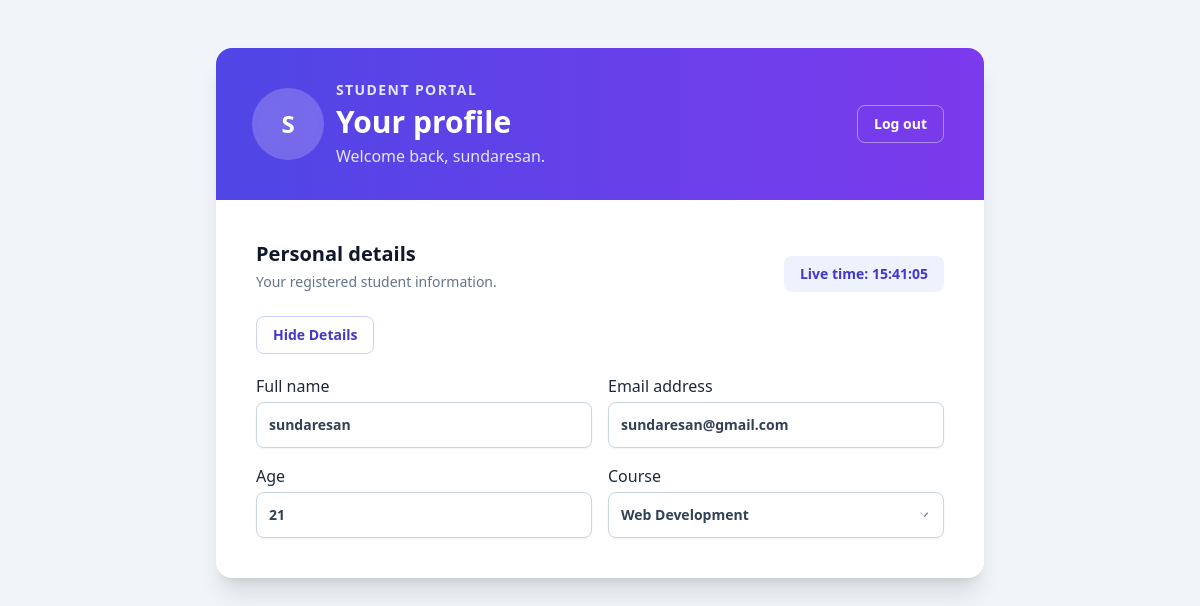
/profile (signed in), run on an earlier commit of the app's database.
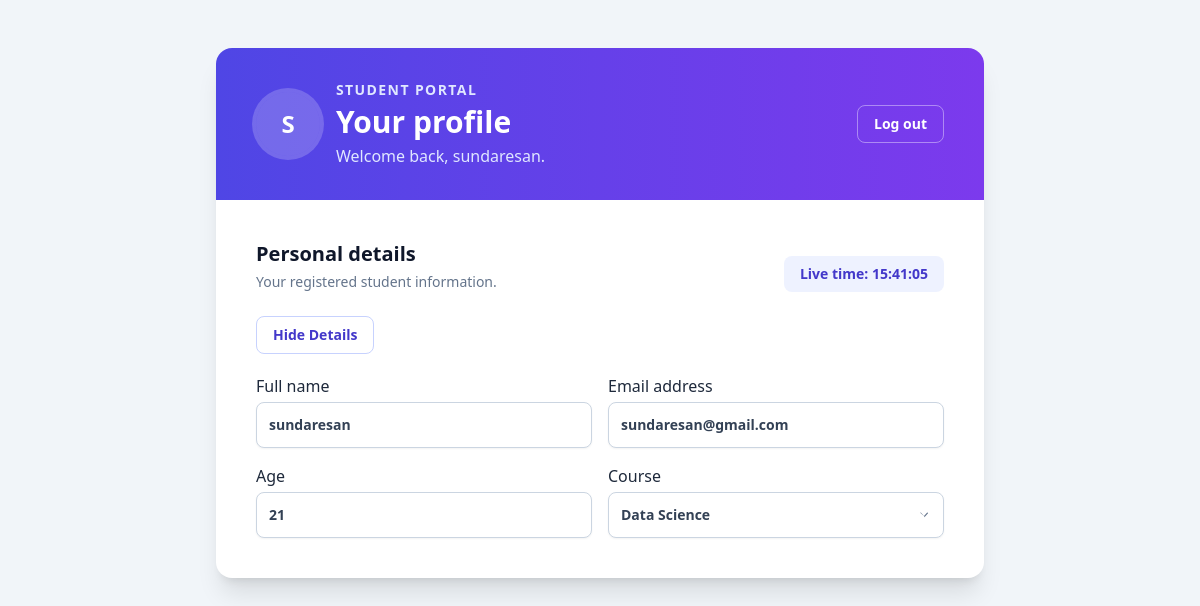
And on a later commit of the database.
### tables this page shows
CREATE TABLE students (
                id INTEGER PRIMARY KEY AUTOINCREMENT,
                name TEXT NOT NULL,
                email TEXT NOT NULL UNIQUE,
                age INTEGER NOT NULL,
                gender TEXT NOT NULL,
                course TEXT NOT NULL,
                password TEXT NOT NULL
            );

### app.py (the view)
@app.get("/profile")
def profile():
    student_id = session.get("student_id")
    if student_id is None:
        return redirect(url_for("login"))
    try:
        with sqlite3.connect(DATABASE_PATH) as connection:
            connection.row_factory = sqlite3.Row
            student = connection.execute(
                "SELECT name, email, age, gender, course "
                "FROM students WHERE id = ?",
                (student_id,),
            ).fetchone()
    except sqlite3.Error:
        return render_template(
            "login.html",
            message="Profile is temporarily unavailable. Please try again.",
        ), 500
    if student is None:
        session.clear()
        return redirect(url_for("login"))
    return render_template("profile.html", student=student)

### templates/profile.html (shortened to what this page needs)
<!doctype html>
<html lang="en">
<head>
    <script src="https://cdn.tailwindcss.com"></script>
</head>
<body class="min-h-screen bg-slate-100 px-4 py-8 text-slate-800 sm:py-12">
    <main class="mx-auto max-w-3xl">
        <section class="overflow-hidden rounded-2xl bg-white shadow-xl">
            <div class="bg-gradient-to-r from-indigo-600 to-violet-600 px-6 py-8 text-white sm:px-10">
                <div class="flex flex-col justify-between gap-6 sm:flex-row sm:items-center">
                    <div class="flex items-center gap-4">
                        <div class="flex h-16 w-16 shrink-0 items-center justify-center rounded-full bg-white/20 text-2xl font-bold ring-4 ring-white/20">
                            {{ student["name"][0]|upper }}
                        </div>
                        <div>
                            <p class="text-sm font-semibold uppercase tracking-widest text-indigo-100">Student portal</p>
                            <h1 class="mt-1 text-3xl font-bold">Your profile</h1>
                            <p class="mt-1 text-indigo-100">Welcome back, {{ student["name"] }}.</p>
                        </div>
                    </div>
                    <form action="{{ url_for('logout') }}" method="post">
                        <button type="submit" class="rounded-lg border border-white/40 px-4 py-2 text-sm font-semibold text-white transition hover:bg-white/10">
                            Log out
                        </button>
                    </form>
                </div>
            </div>
            <div class="p-6 sm:p-10">
                <div class="mb-6 flex flex-col justify-between gap-4 sm:flex-row sm:items-end">
                    <div>
                        <h2 class="text-xl font-bold text-slate-900">Personal details</h2>
                        <p class="mt-1 text-sm text-slate-500">Your registered student information.</p>
                    </div>
                    <div class="rounded-lg bg-indigo-50 px-4 py-2 text-sm font-semibold text-indigo-700">
                        Live time: <span id="live-time">--:--:--</span>
                    </div>
                </div>
                <button id="toggle-details" type="button"
                        class="mb-5 rounded-lg border border-indigo-200 px-4 py-2 text-sm font-semibold text-indigo-700 transition hover:bg-indigo-50">
                    Hide Details
                </button>
                <div id="profile-details" class="grid gap-4 sm:grid-cols-2">
                    <div class="profile-card">
                        <span class="profile-label">Full name</span>
                        <div class="mt-1 w-full rounded-lg border border-slate-300 bg-white px-3 py-3 text-sm font-semibold text-slate-700 shadow-sm">
                            {{ student["name"] }}
                        </div>
                    </div>
                    <div class="profile-card">
                        <span class="profile-label">Email address</span>
                        <div class="mt-1 w-full break-all rounded-lg border border-slate-300 bg-white px-3 py-3 text-sm font-semibold text-slate-700 shadow-sm">
                            {{ student["email"] }}
                        </div>
                    </div>
                    <div class="profile-card">
                        <span class="profile-label">Age</span>
                        <div class="mt-1 w-full rounded-lg border border-slate-300 bg-white px-3 py-3 text-sm font-semibold text-slate-700 shadow-sm">
                            {{ student["age"] }}
                        </div>
                    </div>
                    <div class="profile-card">
                        <span class="profile-label">Course</span>
                        <div class="relative mt-1">
                            <select id="course"
                                    class="w-full cursor-pointer appearance-none rounded-lg border border-slate-300 bg-white px-3 py-3 pr-10 text-sm font-semibold text-slate-700 shadow-sm outline-none transition hover:border-indigo-400 focus:border-indigo-500 focus:ring-4 focus:ring-indigo-100"
                                    data-update-url="{{ url_for('update_course') }}">
                                {% for course in ["Python", "Web Development", "Data Science", "Cloud Computing"] %}
                                <option value="{{ course }}" {% if student["course"] == course %}selected{% endif %}>
                                    {{ course }}
                                </option>
                                {% endfor %}
                            </select>
                            <span class="pointer-events-none absolute inset-y-0 right-3 flex items-center text-slate-500" aria-hidden="true">
                            </span>
                        </div>
                    </div>
                </div>
            </div>
        </section>
    </main>
</body>
</html>

What changed in the data, as far as the page shows it:
changed students "sundaresan": course "Web Development" → "Data Science"
